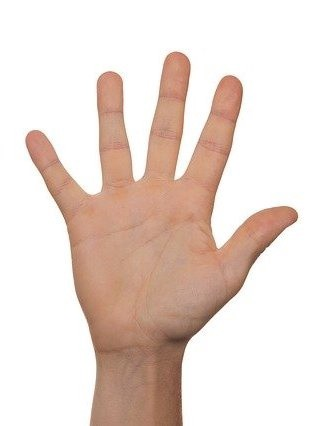
#> input picture Hand Detection and Finger Counting/images/hand.jpeg, 318 x 426 px
$ python detection.py --image images/hand.jpeg
#> lines starting #> are read from the running program, lines starting #| are printed output that depends on the picture; after the words box and inside, x2 and y2 are one past the last pixel; in counts of white or black regions, pixels touching at a corner belong together
### Hand Detection and Finger Counting/Helpers.py
import cv2
import numpy as np

class Helpers:
	def __init__(self):
		pass

	# [14 lines left out: function resize, not called in this run]

	def grab_contours(cnts):
		if len(cnts) == 2:
			cnts = cnts[0]
		elif len(cnts) == 3:
			cnts = cnts[1]
		else:
			raise Exception('The length of the contour must be 2 or 3.')
		return cnts

### Hand Detection and Finger Counting/detection.py
# import the necessary packages
from Helpers import *
import numpy as np
import argparse
import cv2

ap = argparse.ArgumentParser()
ap.add_argument('-i','--image',required=True,help="path to the image file")
args = vars(ap.parse_args())

img = cv2.imread(args['image'])
#> img is the input picture: shape (426, 318, 3); mean B, G, R 209, 217, 232.6


hsv_img = cv2.cvtColor(img, cv2.COLOR_BGR2HSV)
#> hsv_img: shape (426, 318, 3); mean H, S, V 9.1, 31.9, 232.7
lower = np.array([0, 48, 80], dtype="uint8")
upper = np.array([20, 255, 255], dtype="uint8")
skin_region_hsv = cv2.inRange(hsv_img, lower, upper)
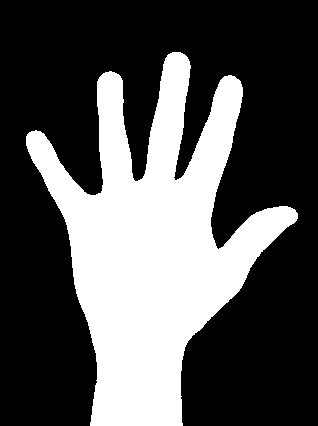
#> skin_region_hsv: shape (426, 318); 33.1% white; 1 white region, box (x1, y1, x2, y2) and area: (26, 52, 298, 426) 44863
blurred = cv2.blur(skin_region_hsv, (2,2))
ret, thresh = cv2.threshold(blurred, 0, 255, cv2.THRESH_BINARY)
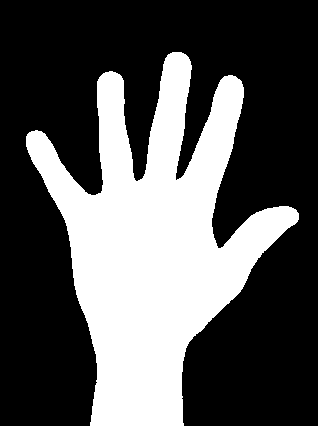
#> thresh: shape (426, 318); 33.8% white; 1 white region

cv2.imshow("Thresh", thresh)
cv2.waitKey(0)

cnts = cv2.findContours(thresh.copy(),
	cv2.RETR_EXTERNAL, cv2.CHAIN_APPROX_SIMPLE)
#> cnts = 1 contour; box (x1, y1, x2, y2) and area: (26, 52, 299, 426) 45010
cnts = Helpers.grab_contours(cnts)
cnts = max(cnts, key=lambda x: cv2.contourArea(x))
#> cnts = contour of 669 points, box (x1, y1, x2, y2) (26, 52, 299, 426), area 45010
cv2.drawContours(img, [cnts], -1, (74, 186, 110), 2)

cv2.imshow("Draw Contours", img)
cv2.waitKey(0)


hull = cv2.convexHull(cnts)
#> hull = contour of 16 points, box (x1, y1, x2, y2) (26, 52, 299, 426), area 69781
cv2.drawContours(img, [hull], -1, (214, 126, 66), 2)
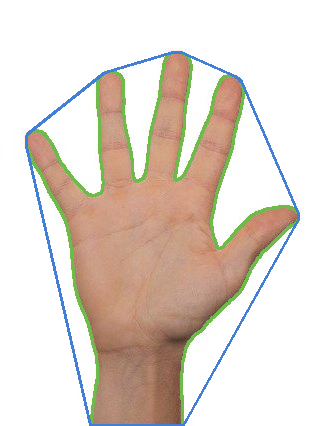
#> img: shape (426, 318, 3); mean B, G, R 204.8, 214.7, 225.3
cv2.imshow("Hull", img)
cv2.waitKey(0)

hull = cv2.convexHull(cnts, returnPoints=False) # convexity
#> hull = [668, 543, 541, 540, 422, 421, 419, 326, 325, 182, 181, 179, 178, 102, 100, 0]
defects = cv2.convexityDefects(cnts, hull)
#> defects = [[0, 100, 57, 29081], [100, 102, 101, 114], [102, 178, 125, 23541], [179, 181, 180, 114], [182, 325, 247, 5651], [326, 419, 348, 9248], [419, 421, 420, 114], [422, 540, 461, 22520], [541, 543, 542, 154], [543, 668, 623, 30464]]

if defects is not None:
	cnt = 0

for i in range(defects.shape[0]):
	s, e, f, d = defects[i][0]
	start = tuple(cnts[s][0])
	end = tuple(cnts[e][0])
	far = tuple(cnts[f][0])
	a = np.sqrt((end[0] - start[0]) ** 2 + (end[1] - start[1]) ** 2)
	b = np.sqrt((far[0] - start[0]) ** 2 + (far[1] - start[1]) ** 2)
	c = np.sqrt((end[0] - far[0]) ** 2 + (end[1] - far[1]) ** 2)
	angle = np.arccos((b ** 2 + c ** 2 - a ** 2) / (2 * b * c))
	# cosine theorem
	if angle < np.pi / 2:
		# angle less than 90 degree, treat as finger
		cnt += 1
		cv2.circle(img, far, 4, (74, 40, 247), -1)
#> this loop made 10 passes
#> (s, e, f, d, start, end, far, a) on passes 1 to 10: (0, 100, 57, 29081, (172, 52), (105, 72), (137, 181), 69.92), (100, 102, 101, 114, (105, 72), (103, 73), (104, 73), 2.24), (102, 178, 125, 23541, (103, 73), (29, 132), (100, 193), 94.64), (179, 181, 180, 114, (27, 134), (26, 136), (27, 135), 2.24), (182, 325, 247, 5651, (26, 146), (90, 425), (67, 226), 286.2), (326, 419, 348, 9248, (183, 425), (297, 221), (188, 342), 233.7), (419, 421, 420, 114, (297, 221), (298, 219), (297, 220), 2.24), (422, 540, 461, 22520, (298, 213), (241, 81), (216, 245), 143.8), (541, 543, 542, 154, (239, 79), (235, 76), (238, 79), 5), (543, 668, 623, 30464, (235, 76), (181, 52), (176, 180), 59.09)
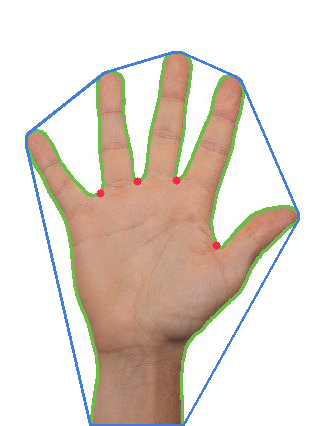
#> img: shape (426, 318, 3); 0.14% of pixels changed, all inside (x1, y1, x2, y2) = (96, 176, 221, 250)
#> after the loop, cnt = 4

if cnt > 0:
	cnt = cnt + 1
#> cnt = 5

cv2.putText(img, "Value: {}".format(cnt), (15,25),
	cv2.FONT_HERSHEY_SIMPLEX, 0.75, (74, 40, 247), 2, cv2.LINE_AA)
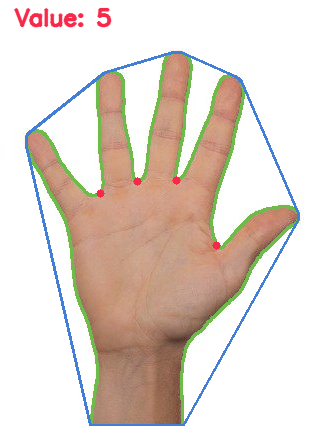
#> img: shape (426, 318, 3); 0.81% of pixels changed, all inside (x1, y1, x2, y2) = (13, 7, 112, 28)
cv2.imshow("Output Image", img)
cv2.waitKey(0)
